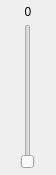
<?xml version="1.0" encoding="UTF-8"?>
<ui version="4.0">
 <class>VolumeControlDialog</class>
 <widget class="QDialog" name="VolumeControlDialog">
  <property name="geometry">
   <rect>
    <x>0</x>
    <y>0</y>
    <width>56</width>
    <height>175</height>
   </rect>
  </property>
  <property name="sizePolicy">
   <sizepolicy hsizetype="Preferred" vsizetype="Preferred">
    <horstretch>0</horstretch>
    <verstretch>0</verstretch>
   </sizepolicy>
  </property>
  <property name="windowTitle">
   <string>Dialog</string>
  </property>
  <layout class="QVBoxLayout" name="verticalLayout">
   <property name="spacing">
    <number>0</number>
   </property>
   <property name="leftMargin">
    <number>0</number>
   </property>
   <property name="topMargin">
    <number>0</number>
   </property>
   <property name="rightMargin">
    <number>0</number>
   </property>
   <property name="bottomMargin">
    <number>6</number>
   </property>
   <item>
    <widget class="QLabel" name="volumeLabel">
     <property name="minimumSize">
      <size>
       <width>0</width>
       <height>24</height>
      </size>
     </property>
     <property name="maximumSize">
      <size>
       <width>16777215</width>
       <height>24</height>
      </size>
     </property>
     <property name="text">
      <string>0</string>
     </property>
     <property name="alignment">
      <set>Qt::AlignCenter</set>
     </property>
    </widget>
   </item>
   <item>
    <layout class="QHBoxLayout" name="horizontalLayout">
     <item>
      <widget class="SeekSlider" name="volumeSlider">
       <property name="orientation">
        <enum>Qt::Vertical</enum>
       </property>
      </widget>
     </item>
    </layout>
   </item>
  </layout>
 </widget>
 <customwidgets>
  <customwidget>
   <class>SeekSlider</class>
   <extends>QSlider</extends>
   <header>widget/seekslider.h</header>
  </customwidget>
 </customwidgets>
 <resources/>
 <connections/>
</ui>
